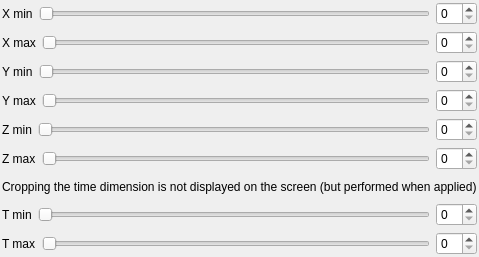
<?xml version="1.0" encoding="UTF-8"?>
<ui version="4.0">
 <class>vvToolCropImage</class>
 <widget class="QWidget" name="vvToolCropImage">
  <property name="geometry">
   <rect>
    <x>0</x>
    <y>0</y>
    <width>426</width>
    <height>257</height>
   </rect>
  </property>
  <property name="windowTitle">
   <string>Form</string>
  </property>
  <layout class="QVBoxLayout" name="verticalLayout">
   <property name="margin">
    <number>2</number>
   </property>
   <item>
    <layout class="QHBoxLayout" name="horizontalLayout_6">
     <item>
      <widget class="QLabel" name="label">
       <property name="text">
        <string>X min</string>
       </property>
      </widget>
     </item>
     <item>
      <widget class="QSlider" name="xminSlider">
       <property name="orientation">
        <enum>Qt::Horizontal</enum>
       </property>
      </widget>
     </item>
     <item>
      <widget class="QSpinBox" name="spin_xmin"/>
     </item>
    </layout>
   </item>
   <item>
    <layout class="QHBoxLayout" name="horizontalLayout_5">
     <item>
      <widget class="QLabel" name="label_2">
       <property name="text">
        <string>X max</string>
       </property>
      </widget>
     </item>
     <item>
      <widget class="QSlider" name="xmaxSlider">
       <property name="orientation">
        <enum>Qt::Horizontal</enum>
       </property>
      </widget>
     </item>
     <item>
      <widget class="QSpinBox" name="spin_xmax"/>
     </item>
    </layout>
   </item>
   <item>
    <layout class="QHBoxLayout" name="horizontalLayout_3">
     <item>
      <widget class="QLabel" name="label_3">
       <property name="text">
        <string>Y min</string>
       </property>
      </widget>
     </item>
     <item>
      <widget class="QSlider" name="yminSlider">
       <property name="orientation">
        <enum>Qt::Horizontal</enum>
       </property>
      </widget>
     </item>
     <item>
      <widget class="QSpinBox" name="spin_ymin"/>
     </item>
    </layout>
   </item>
   <item>
    <layout class="QHBoxLayout" name="horizontalLayout_4">
     <item>
      <widget class="QLabel" name="label_4">
       <property name="text">
        <string>Y max</string>
       </property>
      </widget>
     </item>
     <item>
      <widget class="QSlider" name="ymaxSlider">
       <property name="orientation">
        <enum>Qt::Horizontal</enum>
       </property>
      </widget>
     </item>
     <item>
      <widget class="QSpinBox" name="spin_ymax"/>
     </item>
    </layout>
   </item>
   <item>
    <layout class="QHBoxLayout" name="horizontalLayout_7">
     <item>
      <widget class="QLabel" name="mZLabel1">
       <property name="text">
        <string>Z min</string>
       </property>
      </widget>
     </item>
     <item>
      <widget class="QSlider" name="zminSlider">
       <property name="orientation">
        <enum>Qt::Horizontal</enum>
       </property>
      </widget>
     </item>
     <item>
      <widget class="QSpinBox" name="spin_zmin"/>
     </item>
    </layout>
   </item>
   <item>
    <layout class="QHBoxLayout" name="horizontalLayout_8">
     <item>
      <widget class="QLabel" name="mZLabel2">
       <property name="text">
        <string>Z max</string>
       </property>
      </widget>
     </item>
     <item>
      <widget class="QSlider" name="zmaxSlider">
       <property name="orientation">
        <enum>Qt::Horizontal</enum>
       </property>
      </widget>
     </item>
     <item>
      <widget class="QSpinBox" name="spin_zmax"/>
     </item>
    </layout>
   </item>
   <item>
    <widget class="QLabel" name="mLabelTimeCropping">
     <property name="text">
      <string>Cropping the time dimension is not displayed on the screen (but performed when applied)</string>
     </property>
    </widget>
   </item>
   <item>
    <layout class="QHBoxLayout" name="horizontalLayout">
     <item>
      <widget class="QLabel" name="mTLabel1">
       <property name="text">
        <string>T min</string>
       </property>
      </widget>
     </item>
     <item>
      <widget class="QSlider" name="tminSlider">
       <property name="orientation">
        <enum>Qt::Horizontal</enum>
       </property>
      </widget>
     </item>
     <item>
      <widget class="QSpinBox" name="spin_tmin"/>
     </item>
    </layout>
   </item>
   <item>
    <layout class="QHBoxLayout" name="horizontalLayout_2">
     <item>
      <widget class="QLabel" name="mTLabel2">
       <property name="text">
        <string>T max</string>
       </property>
      </widget>
     </item>
     <item>
      <widget class="QSlider" name="tmaxSlider">
       <property name="orientation">
        <enum>Qt::Horizontal</enum>
       </property>
      </widget>
     </item>
     <item>
      <widget class="QSpinBox" name="spin_tmax"/>
     </item>
    </layout>
   </item>
  </layout>
 </widget>
 <resources/>
 <connections>
  <connection>
   <sender>spin_xmin</sender>
   <signal>valueChanged(int)</signal>
   <receiver>xminSlider</receiver>
   <slot>setValue(int)</slot>
   <hints>
    <hint type="sourcelabel">
     <x>592</x>
     <y>30</y>
    </hint>
    <hint type="destinationlabel">
     <x>355</x>
     <y>28</y>
    </hint>
   </hints>
  </connection>
  <connection>
   <sender>xminSlider</sender>
   <signal>valueChanged(int)</signal>
   <receiver>spin_xmin</receiver>
   <slot>setValue(int)</slot>
   <hints>
    <hint type="sourcelabel">
     <x>274</x>
     <y>28</y>
    </hint>
    <hint type="destinationlabel">
     <x>592</x>
     <y>30</y>
    </hint>
   </hints>
  </connection>
  <connection>
   <sender>xmaxSlider</sender>
   <signal>valueChanged(int)</signal>
   <receiver>spin_xmax</receiver>
   <slot>setValue(int)</slot>
   <hints>
    <hint type="sourcelabel">
     <x>358</x>
     <y>58</y>
    </hint>
    <hint type="destinationlabel">
     <x>592</x>
     <y>65</y>
    </hint>
   </hints>
  </connection>
  <connection>
   <sender>yminSlider</sender>
   <signal>valueChanged(int)</signal>
   <receiver>spin_ymin</receiver>
   <slot>setValue(int)</slot>
   <hints>
    <hint type="sourcelabel">
     <x>368</x>
     <y>88</y>
    </hint>
    <hint type="destinationlabel">
     <x>592</x>
     <y>101</y>
    </hint>
   </hints>
  </connection>
  <connection>
   <sender>ymaxSlider</sender>
   <signal>valueChanged(int)</signal>
   <receiver>spin_ymax</receiver>
   <slot>setValue(int)</slot>
   <hints>
    <hint type="sourcelabel">
     <x>293</x>
     <y>118</y>
    </hint>
    <hint type="destinationlabel">
     <x>592</x>
     <y>136</y>
    </hint>
   </hints>
  </connection>
  <connection>
   <sender>zminSlider</sender>
   <signal>valueChanged(int)</signal>
   <receiver>spin_zmin</receiver>
   <slot>setValue(int)</slot>
   <hints>
    <hint type="sourcelabel">
     <x>374</x>
     <y>171</y>
    </hint>
    <hint type="destinationlabel">
     <x>592</x>
     <y>171</y>
    </hint>
   </hints>
  </connection>
  <connection>
   <sender>zmaxSlider</sender>
   <signal>valueChanged(int)</signal>
   <receiver>spin_zmax</receiver>
   <slot>setValue(int)</slot>
   <hints>
    <hint type="sourcelabel">
     <x>335</x>
     <y>206</y>
    </hint>
    <hint type="destinationlabel">
     <x>592</x>
     <y>206</y>
    </hint>
   </hints>
  </connection>
  <connection>
   <sender>spin_xmax</sender>
   <signal>valueChanged(int)</signal>
   <receiver>xmaxSlider</receiver>
   <slot>setValue(int)</slot>
   <hints>
    <hint type="sourcelabel">
     <x>592</x>
     <y>65</y>
    </hint>
    <hint type="destinationlabel">
     <x>332</x>
     <y>58</y>
    </hint>
   </hints>
  </connection>
  <connection>
   <sender>spin_ymin</sender>
   <signal>valueChanged(int)</signal>
   <receiver>yminSlider</receiver>
   <slot>setValue(int)</slot>
   <hints>
    <hint type="sourcelabel">
     <x>592</x>
     <y>101</y>
    </hint>
    <hint type="destinationlabel">
     <x>351</x>
     <y>88</y>
    </hint>
   </hints>
  </connection>
  <connection>
   <sender>spin_ymax</sender>
   <signal>valueChanged(int)</signal>
   <receiver>ymaxSlider</receiver>
   <slot>setValue(int)</slot>
   <hints>
    <hint type="sourcelabel">
     <x>592</x>
     <y>136</y>
    </hint>
    <hint type="destinationlabel">
     <x>352</x>
     <y>118</y>
    </hint>
   </hints>
  </connection>
  <connection>
   <sender>spin_zmin</sender>
   <signal>valueChanged(int)</signal>
   <receiver>zminSlider</receiver>
   <slot>setValue(int)</slot>
   <hints>
    <hint type="sourcelabel">
     <x>592</x>
     <y>171</y>
    </hint>
    <hint type="destinationlabel">
     <x>402</x>
     <y>171</y>
    </hint>
   </hints>
  </connection>
  <connection>
   <sender>spin_zmax</sender>
   <signal>valueChanged(int)</signal>
   <receiver>zmaxSlider</receiver>
   <slot>setValue(int)</slot>
   <hints>
    <hint type="sourcelabel">
     <x>592</x>
     <y>206</y>
    </hint>
    <hint type="destinationlabel">
     <x>393</x>
     <y>206</y>
    </hint>
   </hints>
  </connection>
  <connection>
   <sender>tminSlider</sender>
   <signal>sliderMoved(int)</signal>
   <receiver>spin_tmin</receiver>
   <slot>setValue(int)</slot>
   <hints>
    <hint type="sourcelabel">
     <x>412</x>
     <y>262</y>
    </hint>
    <hint type="destinationlabel">
     <x>578</x>
     <y>269</y>
    </hint>
   </hints>
  </connection>
  <connection>
   <sender>tmaxSlider</sender>
   <signal>sliderMoved(int)</signal>
   <receiver>spin_tmax</receiver>
   <slot>setValue(int)</slot>
   <hints>
    <hint type="sourcelabel">
     <x>435</x>
     <y>293</y>
    </hint>
    <hint type="destinationlabel">
     <x>556</x>
     <y>300</y>
    </hint>
   </hints>
  </connection>
  <connection>
   <sender>spin_tmin</sender>
   <signal>valueChanged(int)</signal>
   <receiver>tminSlider</receiver>
   <slot>setValue(int)</slot>
   <hints>
    <hint type="sourcelabel">
     <x>576</x>
     <y>259</y>
    </hint>
    <hint type="destinationlabel">
     <x>436</x>
     <y>263</y>
    </hint>
   </hints>
  </connection>
  <connection>
   <sender>spin_tmax</sender>
   <signal>valueChanged(int)</signal>
   <receiver>tmaxSlider</receiver>
   <slot>setValue(int)</slot>
   <hints>
    <hint type="sourcelabel">
     <x>578</x>
     <y>299</y>
    </hint>
    <hint type="destinationlabel">
     <x>420</x>
     <y>298</y>
    </hint>
   </hints>
  </connection>
 </connections>
</ui>
